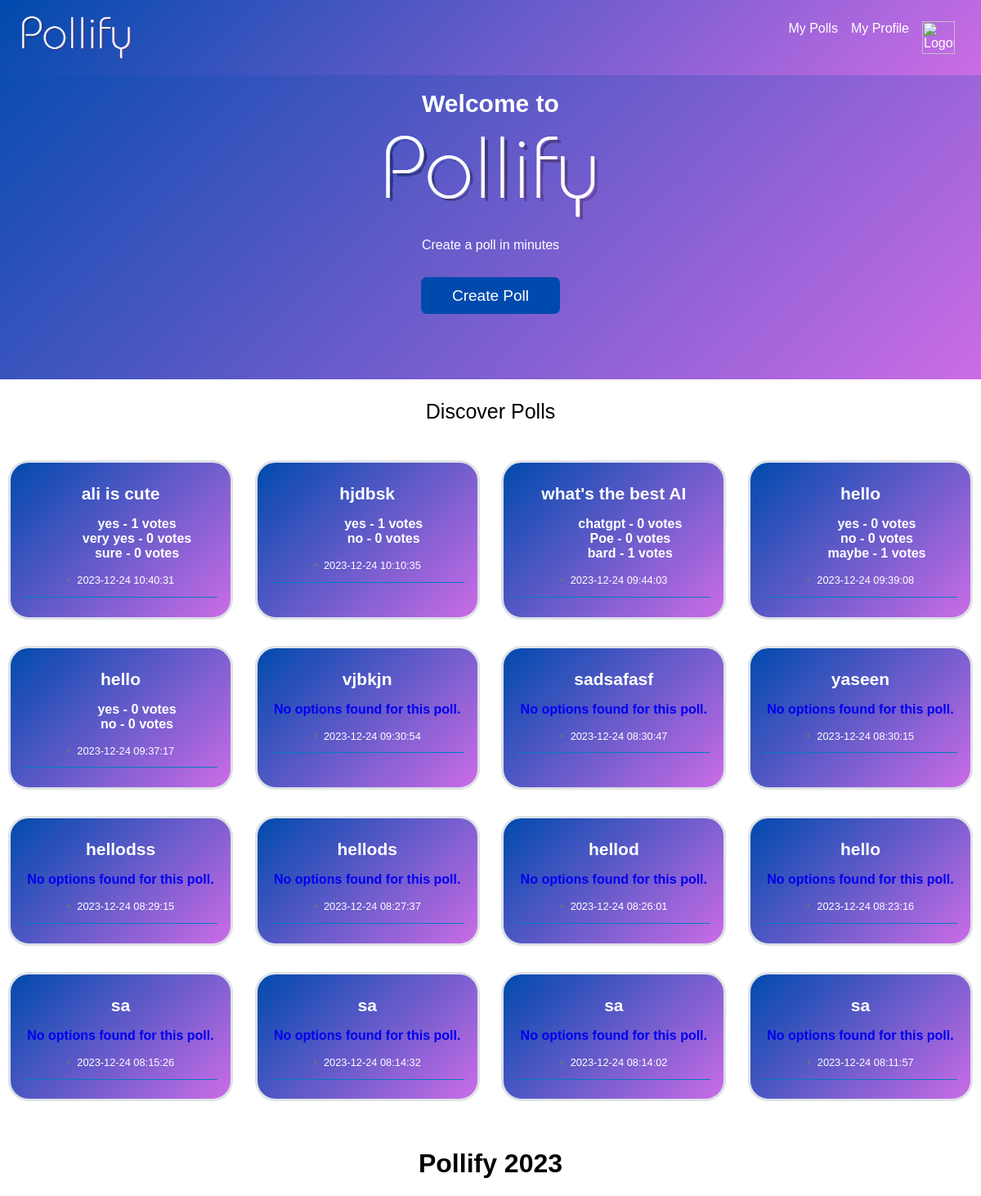
/index.php (signed in), run on the app's committed database.
### tables this page shows
CREATE TABLE `polls` (
  `id` int(11) UNSIGNED NOT NULL,
  `title` varchar(255) NOT NULL,
  `status` enum('open','ended') NOT NULL,
  `end_date` datetime DEFAULT NULL,
  `created_at` timestamp NOT NULL DEFAULT current_timestamp()
);

CREATE TABLE `options` (
  `id` int(11) UNSIGNED NOT NULL,
  `poll_id` int(11) UNSIGNED NOT NULL,
  `text` varchar(255) NOT NULL
);

### index.php (the view, shortened to what this page needs)
<?php
include_once('./components/connect.php');
$sql = "SELECT * FROM polls ORDER BY id DESC";
$res = $conn->query($sql);
$polldata = $res->fetchAll();
?>
<html>
<head>
    <link rel="stylesheet" type="text/css" href="css/navbar.css">
    <link rel="stylesheet" type="text/css" href="css/index.css">
</head>
<body>
    <?php include('./components/navigation.php') ?>
    <div class="wrapper">
        <div class="mainbody">
            <div class="text-center heading marginA">
                <h4> Welcome to </h4>
                <img src="img/pollifyhome.png">
                <p> Create a poll in minutes</p>
                <?php
                if (isset($_SESSION['uid']) && ($_SESSION['role'] == 'ADMIN' || $_SESSION['role'] == 'USER')) {
                    ?>
                    <button class="ask-btn" onclick="window.location.href = ('./creatpoll.php')">Create Poll</button>
                <?php
                }
                ?>
            </div>
        </div>
    </div>
    <p class="text-center" style="font-size: 25px;">
        <a href="polls/pindex.php" style="text-decoration: none; color: inherit;">Discover Polls</a>
    </p>
    <div class="dpolls">
        <?php
        if ($polldata) {
            foreach ($polldata as $row) {
                $pollId = $row["id"];
                $queryOptions = "SELECT * FROM options WHERE poll_id = :pollId";
                $stmtOptions = $conn->prepare($queryOptions);
                $stmtOptions->execute(['pollId' => $pollId]);
                $options = $stmtOptions->fetchAll(PDO::FETCH_ASSOC);
                ?>
                <div class="polls">
                    <a href="polls/view_poll.php?id=<?php echo $row["id"]; ?>">
                        <h4 class="q-title"><?php echo $row["title"]; ?></h4>
                        <?php
                        if (!empty($options)) {
                            echo "<ul>";
                                foreach ($options as $option) {
                                    $optionId = $option['id'];
                                    $queryVoteCount = "SELECT COUNT(*) as count FROM votes WHERE poll_id = :pollId AND option_id = :optionId";
                                    $stmtVoteCount = $conn->prepare($queryVoteCount);
                                    $stmtVoteCount->execute(['pollId' => $pollId, 'optionId' => $optionId]);
                                    $voteCount = $stmtVoteCount->fetch(PDO::FETCH_ASSOC)['count'];
                                    echo "<p style='color: white; text-align: center; margin: 0;'>{$option['text']} - {$voteCount} votes</p>";
                                }
                            echo "</ul>";
                        } else {
                            echo "<p>No options found for this poll.</p>";
                        }
                        ?>
                        <p class="post-date" style="color: white;"><?php echo $row["created_at"]; ?></p>
                    </a>
                </div>
            <?php }
        } else {
            ?>
            <div class="">
                <p class="my-5">No polls found.</p>
            </div>
        <?php
        } ?>
    </div>
    <?php include('components/footer.php') ?>
</body>
</html>

### components/navigation.php (shortened to what this page needs)
<nav class="navbar navbar-expand-lg navbar-light bg-light " style="width:100vw; padding:0; background-color:linear-gradient(135deg, #004aad, #cb6ce6);" >
    <div class="container-fluid top-bar1 px-md-5 pt-1">
        <a href="/pollify/index.php">
            <div class="top-bar-title">
            <img src="/pollify/img/pollifysmall.png" height="60px" alt="logo">
            </div>
        </a>
        <?php
        if (isset($_SESSION['uid'])) {
            $login = 1;
        } else {
            $login = 0;
        }
        ?>
        <div class='collapse navbar-collapse' id='navbarNav'>
            <div class='navigate'>
                <?php
                if ($login == 1) {
                    echo ("
                        <a href='/pollify/polls/mypolls.php'>My Polls</a>
                        <a href='/pollify/user-profile.php'>My Profile</a>
                        <a href='/pollify/components/logoutprocess.php'>
                            <img src='/pollify/img/logout.png' height='40px' alt='Logout'>
                        </a>
                    ");
                }
                ?>
            </div>
        </div>
    </div>
</nav>

### components/footer.php
<footer class="footer mt-auto py-3 bg-dark">
    <div class="bottom-bar-wrap">
        <div class="bottom-bar clearfix">
            <div class="bottom-bar-title">
            <h1 style="text-align: center;">Pollify 2023</h1>
            </div>
        </div>
    </div>
</footer>

### css/navbar.css (style rules this page uses)
nav { width: 100%; padding: 0; background: linear-gradient(135deg, #004aad, #cb6ce6); color: white; }
.container-fluid { display: flex; justify-content: space-between; align-items: center; padding: 1rem; }
.top-bar-title { text-decoration: none; color: white; }
.top-bar-title img { height: 60px; }
.navigate { display: flex; }
.navigate a { color: white; text-decoration: none; margin-right: 1rem; }
.wrapper { margin: auto; }
.mainbody { text-align: center; margin-top: 0; }
.heading { margin-bottom: 1rem; }
.ask-btn { background-color: #004aad; color: white; padding: 0.5rem 1rem; border: none; cursor: pointer; }
.dpolls { margin: 0 auto; margin-top: 1rem; display: flex; flex-direction: row; flex-wrap: wrap; gap: 1rem; align-items: center; padding: 20px 10px; }
.polls { border: 1px solid #dee2e6; border-radius: 0.25rem; padding: 1rem; margin-bottom: 1rem; width: calc(25% - 20px); }

### css/index.css (style rules this page uses)
.clearfix { overflow: auto; }
.wrapper { margin: 0 auto; width: 100%; border-radius: 8px; background: none; }
.ask-btn { width: 170px; height: 45px; display: block; margin-top: 30px; margin-left: auto; margin-right: auto; border-radius: 7px; background: #ffffff; color: #000; font-size: 19px; border: none; }
.marginA { margin: auto; }
a { text-decoration: none; }
.text-center { text-align: center; }
.heading { color: #fff; padding: 100px 0 80px 0; background: linear-gradient(135deg, #004aad, #cb6ce6); }
.heading h4 { font-size: 30px; margin: 10px; }
.heading p { margin: 20px 0 0 0; }
.q-title { font-size: 21px; margin: 10px 0; }
.post-date { font-size: 13px; font-weight: 300; color: #959595; margin-top: 5px; }

### components/navigation.php (style rules this page uses)
body { font-family: 'ITC Bauhaus', sans-serif; }
nav { width: 100vw; padding: 0; background: linear-gradient(135deg, #004aad, #cb6ce6); position: fixed; top: 0; z-index: 1000; }
.container-fluid { display: flex; justify-content: space-between; align-items: center; padding: 0 1rem; }
.top-bar-title { text-decoration: none; color: white; }
.top-bar-title img { height: 60px; }
.navigate { display: flex; }
.navigate a { color: white; text-decoration: none; margin-right: 1rem; }

### index.php (style rules this page uses)
body { font-family: 'ITC Bauhaus', sans-serif; margin: 0; padding: 0; }
nav { width: 100%; padding: 0; background: linear-gradient(135deg, #004aad, #cb6ce6); color: white; }
.container-fluid { display: flex; justify-content: space-between; align-items: center; padding: 1rem; }
.top-bar-title { text-decoration: none; color: white; }
.top-bar-title img { height: 60px; }
.navigate { display: flex; }
.navigate a { color: white; text-decoration: none; margin-right: 1rem; }
.wrapper { margin: auto; }
.mainbody { text-align: center; margin-top: 0; }
.heading { margin-bottom: 1rem; }
.ask-btn { background-color: #004aad; color: white; padding: 0.5rem 1rem; border: none; cursor: pointer; }
.dpolls { margin: 0 auto; margin-top: 1rem; display: flex; flex-wrap: wrap; justify-content: space-between; gap: 1rem; align-items: stretch; padding: 20px 10px; }
.polls { box-sizing: border-box; width: calc(25% - 20px); margin-bottom: 1rem; padding: 1rem; border: 3px solid #dee2e6; border-radius: 25px; text-align: center; text-decoration: none; color: white; font-weight: bold; background: linear-gradient(135deg, #004aad, #cb6ce6); transition: box-shadow 0.8s; }
h4 { color: white; font-weight: bold; }
.q-title { margin-bottom: 0.5rem; }
.post-date { color: #6c757d; font-size: 0.8rem; }
.post-date::before { content: '\2022'; margin-right: 0.5rem; color: #6c757d; }

### data on the page
polls: title "ali is cute", created_at "2023-12-24 10:40:31"
options: text "yes", voteCount "1"
options: text "very yes", voteCount "0"
options: text "sure", voteCount "0"
polls: title "hjdbsk", created_at "2023-12-24 10:10:35"
options: text "yes", voteCount "1"
options: text "no", voteCount "0"
polls: title "what's the best AI", created_at "2023-12-24 09:44:03"
options: text "chatgpt", voteCount "0"
options: text "Poe", voteCount "0"
options: text "bard", voteCount "1"
polls: title "hello", created_at "2023-12-24 09:39:08"
options: text "yes", voteCount "0"
options: text "no", voteCount "0"
options: text "maybe", voteCount "1"
polls: title "hello", created_at "2023-12-24 09:37:17"
options: text "yes", voteCount "0"
options: text "no", voteCount "0"
polls: title "vjbkjn", shows "No options found for this poll.", created_at "2023-12-24 09:30:54"
polls: title "sadsafasf", shows "No options found for this poll.", created_at "2023-12-24 08:30:47"
polls: title "yaseen", shows "No options found for this poll.", created_at "2023-12-24 08:30:15"
polls: title "hellodss", shows "No options found for this poll.", created_at "2023-12-24 08:29:15"
polls: title "hellods", shows "No options found for this poll.", created_at "2023-12-24 08:27:37"
polls: title "hellod", shows "No options found for this poll.", created_at "2023-12-24 08:26:01"
polls: title "hello", shows "No options found for this poll.", created_at "2023-12-24 08:23:16"
polls: title "sa", shows "No options found for this poll.", created_at "2023-12-24 08:15:26"
polls: title "sa", shows "No options found for this poll.", created_at "2023-12-24 08:14:32"
polls: title "sa", shows "No options found for this poll.", created_at "2023-12-24 08:14:02"
polls: title "sa", shows "No options found for this poll.", created_at "2023-12-24 08:11:57"
